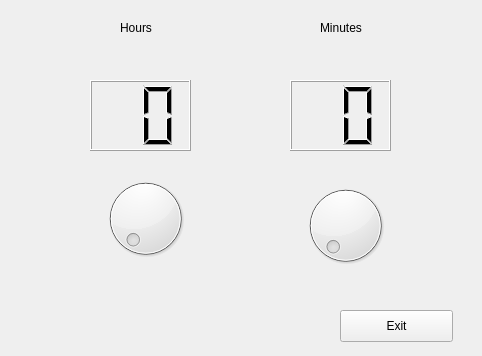
<?xml version="1.0" encoding="UTF-8"?>
<ui version="4.0">
 <class>Form</class>
 <widget class="QWidget" name="Form">
  <property name="geometry">
   <rect>
    <x>0</x>
    <y>0</y>
    <width>482</width>
    <height>356</height>
   </rect>
  </property>
  <property name="windowTitle">
   <string>Form</string>
  </property>
  <widget class="QDial" name="dial">
   <property name="geometry">
    <rect>
     <x>90</x>
     <y>173</y>
     <width>111</width>
     <height>91</height>
    </rect>
   </property>
   <property name="maximum">
    <number>23</number>
   </property>
  </widget>
  <widget class="QDial" name="dial_2">
   <property name="geometry">
    <rect>
     <x>300</x>
     <y>180</y>
     <width>91</width>
     <height>91</height>
    </rect>
   </property>
   <property name="maximum">
    <number>59</number>
   </property>
  </widget>
  <widget class="QLabel" name="label">
   <property name="geometry">
    <rect>
     <x>120</x>
     <y>20</y>
     <width>60</width>
     <height>16</height>
    </rect>
   </property>
   <property name="text">
    <string>Hours</string>
   </property>
  </widget>
  <widget class="QLabel" name="label_2">
   <property name="geometry">
    <rect>
     <x>320</x>
     <y>20</y>
     <width>60</width>
     <height>16</height>
    </rect>
   </property>
   <property name="text">
    <string>Minutes</string>
   </property>
  </widget>
  <widget class="QLCDNumber" name="lcdNumber_2">
   <property name="enabled">
    <bool>true</bool>
   </property>
   <property name="geometry">
    <rect>
     <x>290</x>
     <y>80</y>
     <width>101</width>
     <height>71</height>
    </rect>
   </property>
   <property name="digitCount">
    <number>2</number>
   </property>
  </widget>
  <widget class="QPushButton" name="pushButton">
   <property name="geometry">
    <rect>
     <x>340</x>
     <y>310</y>
     <width>113</width>
     <height>32</height>
    </rect>
   </property>
   <property name="text">
    <string>Exit</string>
   </property>
  </widget>
  <widget class="QLCDNumber" name="lcdNumber">
   <property name="geometry">
    <rect>
     <x>90</x>
     <y>80</y>
     <width>101</width>
     <height>71</height>
    </rect>
   </property>
   <property name="smallDecimalPoint">
    <bool>false</bool>
   </property>
   <property name="digitCount">
    <number>2</number>
   </property>
  </widget>
 </widget>
 <resources/>
 <connections>
  <connection>
   <sender>pushButton</sender>
   <signal>clicked()</signal>
   <receiver>pushButton</receiver>
   <slot>close()</slot>
   <hints>
    <hint type="sourcelabel">
     <x>372</x>
     <y>318</y>
    </hint>
    <hint type="destinationlabel">
     <x>406</x>
     <y>317</y>
    </hint>
   </hints>
  </connection>
  <connection>
   <sender>dial</sender>
   <signal>sliderMoved(int)</signal>
   <receiver>lcdNumber</receiver>
   <slot>display(int)</slot>
   <hints>
    <hint type="sourcelabel">
     <x>146</x>
     <y>201</y>
    </hint>
    <hint type="destinationlabel">
     <x>149</x>
     <y>122</y>
    </hint>
   </hints>
  </connection>
  <connection>
   <sender>dial_2</sender>
   <signal>sliderMoved(int)</signal>
   <receiver>lcdNumber_2</receiver>
   <slot>display(int)</slot>
   <hints>
    <hint type="sourcelabel">
     <x>347</x>
     <y>190</y>
    </hint>
    <hint type="destinationlabel">
     <x>347</x>
     <y>116</y>
    </hint>
   </hints>
  </connection>
 </connections>
</ui>
